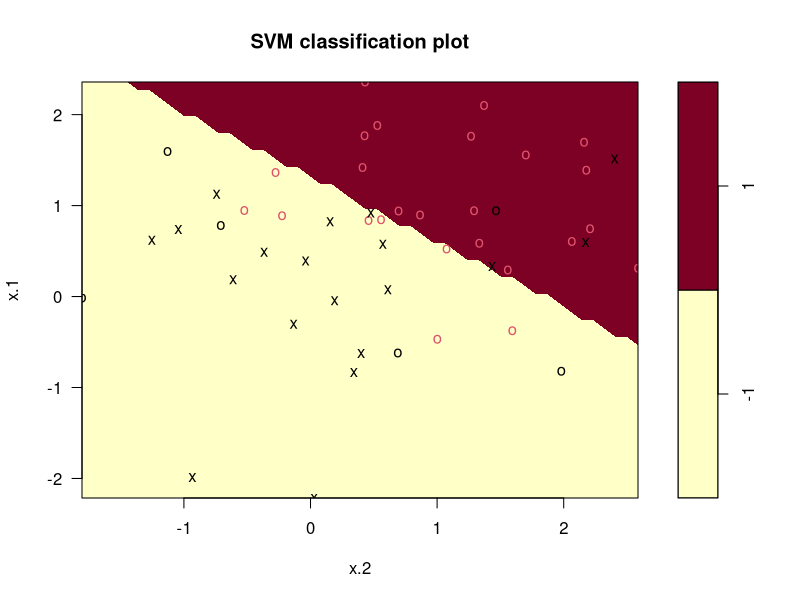
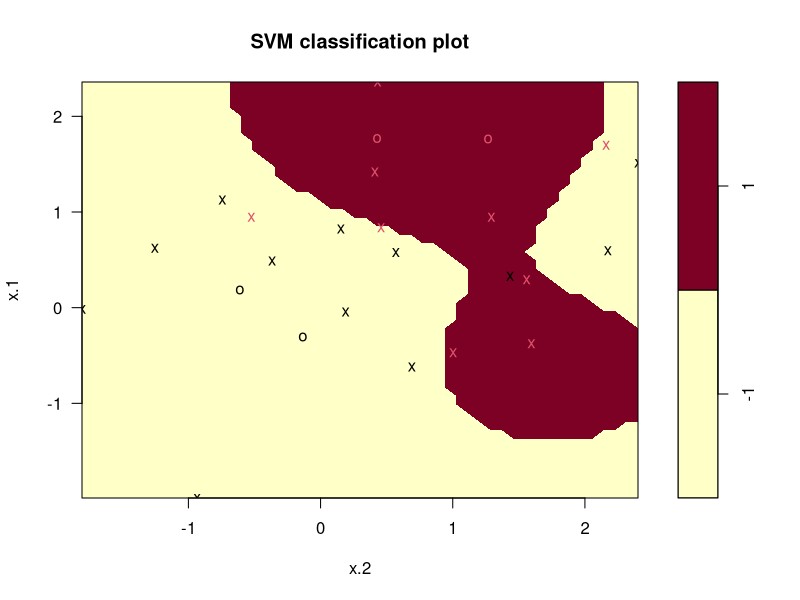

Generate these figures, in order, with R:
## ---- chunk 1
knitr::opts_chunk$set(echo = TRUE)
## ---- chunk 2
set.seed(1)
x=matrix(rnorm(50*2), ncol=2)
y=c(rep(-1,25), rep(1,25)) # The class vector
x[y==1,]=x[y==1,] + 1

## ---- chunk 3
library(e1071)
# df = data.frame(x, y)
dat = data.frame(x=x, y=as.factor(y))
train=sample(50, 25)
## ---- chunk 4
svmfit.linear=svm(y~., data=dat[train,], kernel="linear", cost=1, scale = FALSE)
plot(svmfit.linear, dat)

## ---- chunk 5
summary(svmfit.linear)
## ---- chunk 6
svm.predict = predict(svmfit.linear, newdata = dat[train,])
table(true=dat[train,"y"], pred=svm.predict)
## ---- chunk 7
(11+7)/25
## ---- chunk 8
length(svm.predict)
## ---- chunk 9
svmfit.radial=svm(y~., data=dat[train,], kernel="radial", gamma=1,
           cost=1)
plot(svmfit.radial, dat[train,])
## ---- chunk 10
summary(svmfit.radial)
## ---- chunk 11
svm.predict.radial = predict(svmfit.radial, newdata = dat[train,])
table(true=dat[train,"y"], pred=svm.predict.radial)

## ---- chunk 12
(13+9)/25
## ---- chunk 13
svm.predict.test = predict(svmfit.linear, newdata = dat[-train,])
table(true=dat[-train,"y"], pred=svm.predict.test)
## ---- chunk 14
(10+11)/25
## ---- chunk 15
svm.predict.radial.test = predict(svmfit.radial, newdata = dat[-train,])
table(true=dat[-train,"y"], pred=svm.predict.radial.test)
## ---- chunk 16
(8+9)/25
